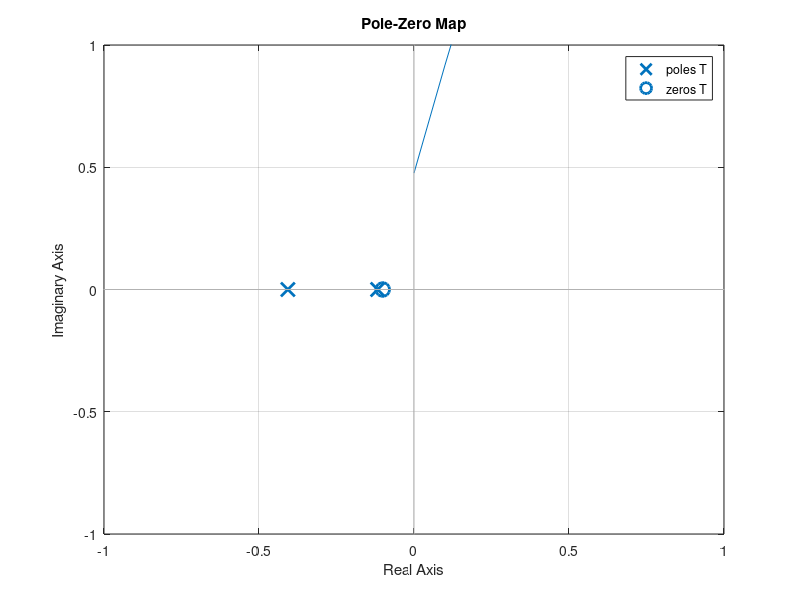

This chart was generated by the following MATLAB code: (Note: this script raises an error after producing the figure.)
%% Parameters for the car model
m = 1000;  % vehicle mass (kg)
b = 50;  % damping coefficient (N.s/m)
r = 10;  % reference speed (m/s)

%% Transfer function
s = tf('s');
P_cruise = 1/(m*s + b);

%% PID Control
Kp = 500;
Ki = 50;
Kd = 50;
C = pid(Kp,Ki,Kd);
T = feedback(C*P_cruise,1);

t = 0:0.1:20;
step(r*T,t)
axis([0 20 0 11])
title('Closed-loop Step Response with PI Control')

%% PI poles/zeros
pole(T)
pzmap(T);
axis([-1 1 -1 1])

%% PI time parameters
stepinfo(T)
damp(T)